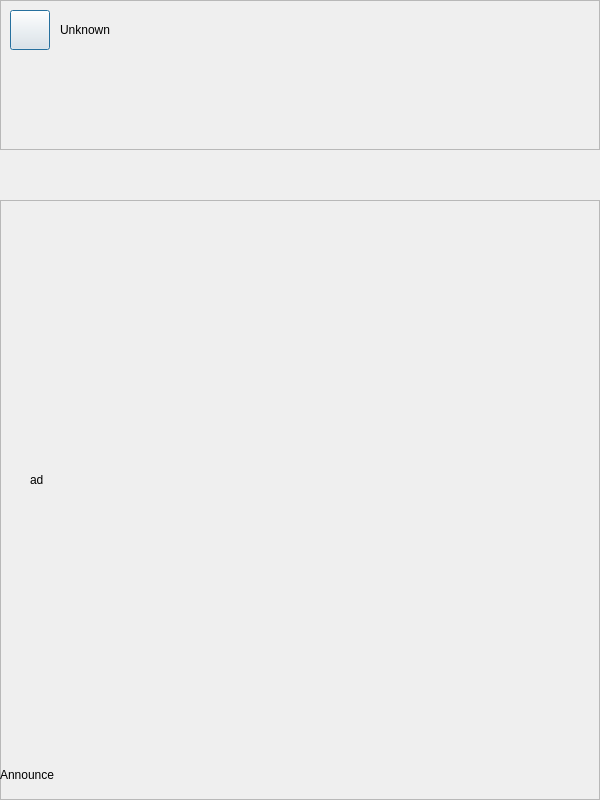
<?xml version="1.0" encoding="UTF-8"?>
<ui version="4.0">
 <class>MainDialog</class>
 <widget class="QDialog" name="MainDialog">
  <property name="geometry">
   <rect>
    <x>0</x>
    <y>0</y>
    <width>600</width>
    <height>800</height>
   </rect>
  </property>
  <property name="windowTitle">
   <string>MainDialog</string>
  </property>
  <widget class="QFrame" name="frame">
   <property name="geometry">
    <rect>
     <x>0</x>
     <y>200</y>
     <width>600</width>
     <height>600</height>
    </rect>
   </property>
   <property name="frameShape">
    <enum>QFrame::StyledPanel</enum>
   </property>
   <property name="frameShadow">
    <enum>QFrame::Raised</enum>
   </property>
   <widget class="QStackedWidget" name="stackedWidget">
    <property name="geometry">
     <rect>
      <x>20</x>
      <y>20</y>
      <width>570</width>
      <height>525</height>
     </rect>
    </property>
    <property name="currentIndex">
     <number>1</number>
    </property>
    <widget class="QWidget" name="waiting">
     <widget class="QLabel" name="ad">
      <property name="geometry">
       <rect>
        <x>10</x>
        <y>10</y>
        <width>550</width>
        <height>500</height>
       </rect>
      </property>
      <property name="text">
       <string>ad</string>
      </property>
     </widget>
    </widget>
    <widget class="QWidget" name="detected">
     <widget class="QLabel" name="ad_2">
      <property name="geometry">
       <rect>
        <x>10</x>
        <y>10</y>
        <width>550</width>
        <height>500</height>
       </rect>
      </property>
      <property name="text">
       <string>ad</string>
      </property>
     </widget>
    </widget>
    <widget class="QWidget" name="list"/>
   </widget>
   <widget class="QLabel" name="announce">
    <property name="geometry">
     <rect>
      <x>0</x>
      <y>560</y>
      <width>600</width>
      <height>30</height>
     </rect>
    </property>
    <property name="text">
     <string>Announce</string>
    </property>
   </widget>
  </widget>
  <widget class="QFrame" name="frame_2">
   <property name="geometry">
    <rect>
     <x>0</x>
     <y>0</y>
     <width>600</width>
     <height>150</height>
    </rect>
   </property>
   <property name="styleSheet">
    <string notr="true"/>
   </property>
   <property name="frameShape">
    <enum>QFrame::StyledPanel</enum>
   </property>
   <property name="frameShadow">
    <enum>QFrame::Raised</enum>
   </property>
   <widget class="QPushButton" name="config">
    <property name="geometry">
     <rect>
      <x>10</x>
      <y>10</y>
      <width>40</width>
      <height>40</height>
     </rect>
    </property>
    <property name="minimumSize">
     <size>
      <width>40</width>
      <height>40</height>
     </size>
    </property>
    <property name="text">
     <string/>
    </property>
   </widget>
   <widget class="QLabel" name="store_name">
    <property name="geometry">
     <rect>
      <x>60</x>
      <y>20</y>
      <width>400</width>
      <height>20</height>
     </rect>
    </property>
    <property name="text">
     <string>Unknown</string>
    </property>
   </widget>
  </widget>
 </widget>
 <layoutdefault spacing="6" margin="11"/>
 <resources/>
 <connections/>
</ui>
